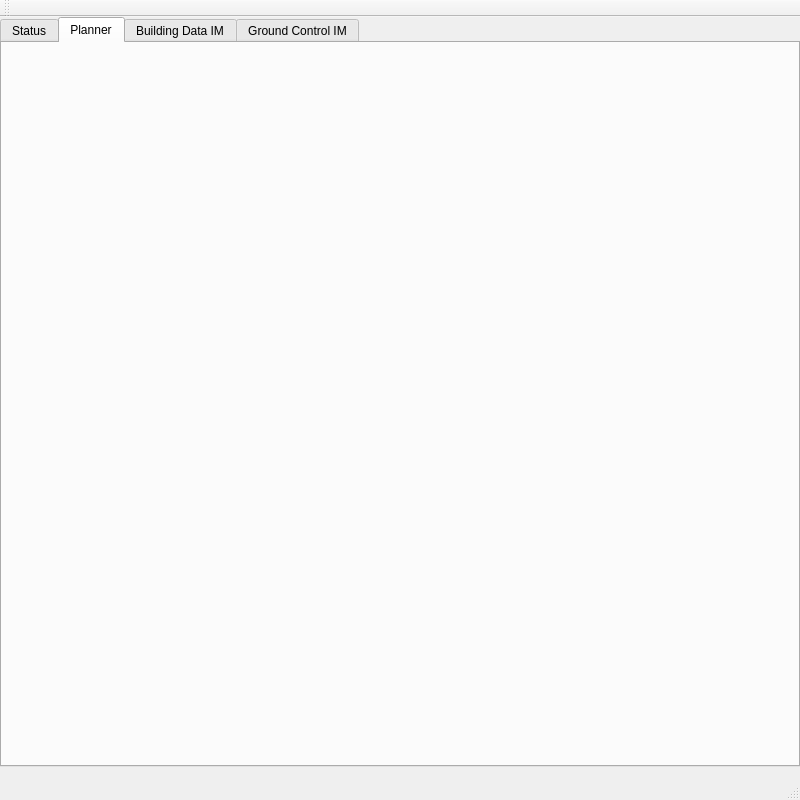
<?xml version="1.0" encoding="UTF-8"?>
<ui version="4.0">
 <class>ClientMainClass</class>
 <widget class="QMainWindow" name="ClientMainClass">
  <property name="geometry">
   <rect>
    <x>0</x>
    <y>0</y>
    <width>800</width>
    <height>800</height>
   </rect>
  </property>
  <property name="minimumSize">
   <size>
    <width>800</width>
    <height>800</height>
   </size>
  </property>
  <property name="maximumSize">
   <size>
    <width>800</width>
    <height>800</height>
   </size>
  </property>
  <property name="contextMenuPolicy">
   <enum>Qt::NoContextMenu</enum>
  </property>
  <property name="windowTitle">
   <string>IStrategizer BWAPI Client</string>
  </property>
  <widget class="QWidget" name="centralWidget">
   <widget class="QTabWidget" name="tbMainView">
    <property name="geometry">
     <rect>
      <x>0</x>
      <y>0</y>
      <width>800</width>
      <height>750</height>
     </rect>
    </property>
    <property name="sizePolicy">
     <sizepolicy hsizetype="Fixed" vsizetype="Fixed">
      <horstretch>0</horstretch>
      <verstretch>0</verstretch>
     </sizepolicy>
    </property>
    <property name="minimumSize">
     <size>
      <width>800</width>
      <height>750</height>
     </size>
    </property>
    <property name="maximumSize">
     <size>
      <width>800</width>
      <height>750</height>
     </size>
    </property>
    <property name="autoFillBackground">
     <bool>true</bool>
    </property>
    <property name="tabPosition">
     <enum>QTabWidget::North</enum>
    </property>
    <property name="tabShape">
     <enum>QTabWidget::Rounded</enum>
    </property>
    <property name="currentIndex">
     <number>1</number>
    </property>
    <property name="elideMode">
     <enum>Qt::ElideNone</enum>
    </property>
    <widget class="QWidget" name="tbEngineStatus">
     <attribute name="title">
      <string>Status</string>
     </attribute>
     <widget class="QWidget" name="gridLayoutWidget">
      <property name="geometry">
       <rect>
        <x>10</x>
        <y>10</y>
        <width>291</width>
        <height>92</height>
       </rect>
      </property>
      <layout class="QGridLayout" name="gridLayout">
       <item row="3" column="0">
        <widget class="QLabel" name="lblGameCycles">
         <property name="text">
          <string>Game Cycles</string>
         </property>
        </widget>
       </item>
       <item row="3" column="1">
        <widget class="QLabel" name="lblGameCyclesData">
         <property name="text">
          <string>0</string>
         </property>
         <property name="alignment">
          <set>Qt::AlignCenter</set>
         </property>
        </widget>
       </item>
       <item row="4" column="0">
        <widget class="QLabel" name="lblRatio">
         <property name="text">
          <string>Ratio</string>
         </property>
        </widget>
       </item>
       <item row="3" column="2">
        <widget class="QLabel" name="lblEngineCycles">
         <property name="text">
          <string>Engine Cycles</string>
         </property>
        </widget>
       </item>
       <item row="3" column="3">
        <widget class="QLabel" name="lblEngineCycleData">
         <property name="text">
          <string>0</string>
         </property>
         <property name="alignment">
          <set>Qt::AlignCenter</set>
         </property>
        </widget>
       </item>
       <item row="4" column="1">
        <widget class="QLabel" name="lblGameRatioData">
         <property name="text">
          <string>1</string>
         </property>
         <property name="alignment">
          <set>Qt::AlignCenter</set>
         </property>
        </widget>
       </item>
       <item row="4" column="3">
        <widget class="QLabel" name="lblEngineRatioData">
         <property name="text">
          <string>1</string>
         </property>
         <property name="alignment">
          <set>Qt::AlignCenter</set>
         </property>
        </widget>
       </item>
       <item row="4" column="2">
        <widget class="QLabel" name="lblRatioTo">
         <property name="text">
          <string>:</string>
         </property>
         <property name="alignment">
          <set>Qt::AlignCenter</set>
         </property>
        </widget>
       </item>
       <item row="5" column="1">
        <widget class="QLabel" name="lblFrameDiffData">
         <property name="text">
          <string>0</string>
         </property>
        </widget>
       </item>
       <item row="5" column="0">
        <widget class="QLabel" name="lblFrameDiff">
         <property name="text">
          <string>Diff</string>
         </property>
        </widget>
       </item>
      </layout>
     </widget>
    </widget>
    <widget class="QWidget" name="tbPlanner">
     <attribute name="title">
      <string>Planner</string>
     </attribute>
     <layout class="QGridLayout" name="gridLayout_3">
      <item row="0" column="0">
       <layout class="QGridLayout" name="plannerGridLayout"/>
      </item>
     </layout>
    </widget>
    <widget class="QWidget" name="tbBuildingIM">
     <attribute name="title">
      <string>Building Data IM</string>
     </attribute>
    </widget>
    <widget class="QWidget" name="tbGrndCtrlIM">
     <attribute name="title">
      <string>Ground Control IM</string>
     </attribute>
    </widget>
   </widget>
  </widget>
  <widget class="QMenuBar" name="menuBar">
   <property name="geometry">
    <rect>
     <x>0</x>
     <y>0</y>
     <width>800</width>
     <height>26</height>
    </rect>
   </property>
  </widget>
  <widget class="QToolBar" name="mainToolBar">
   <property name="allowedAreas">
    <set>Qt::NoToolBarArea</set>
   </property>
   <attribute name="toolBarArea">
    <enum>TopToolBarArea</enum>
   </attribute>
   <attribute name="toolBarBreak">
    <bool>false</bool>
   </attribute>
  </widget>
  <widget class="QStatusBar" name="statusBar"/>
 </widget>
 <layoutdefault spacing="6" margin="11"/>
 <resources/>
 <connections/>
</ui>
